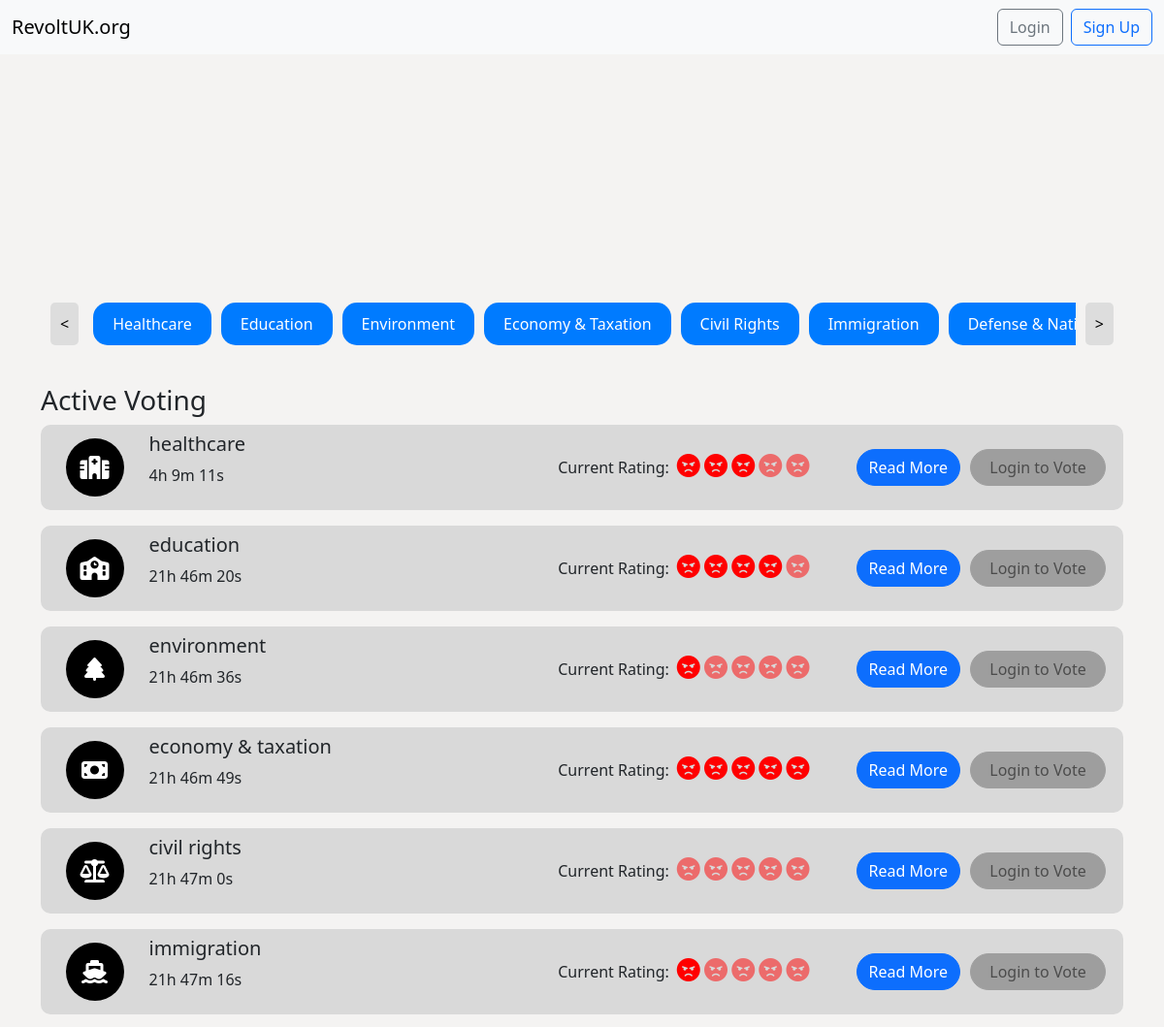
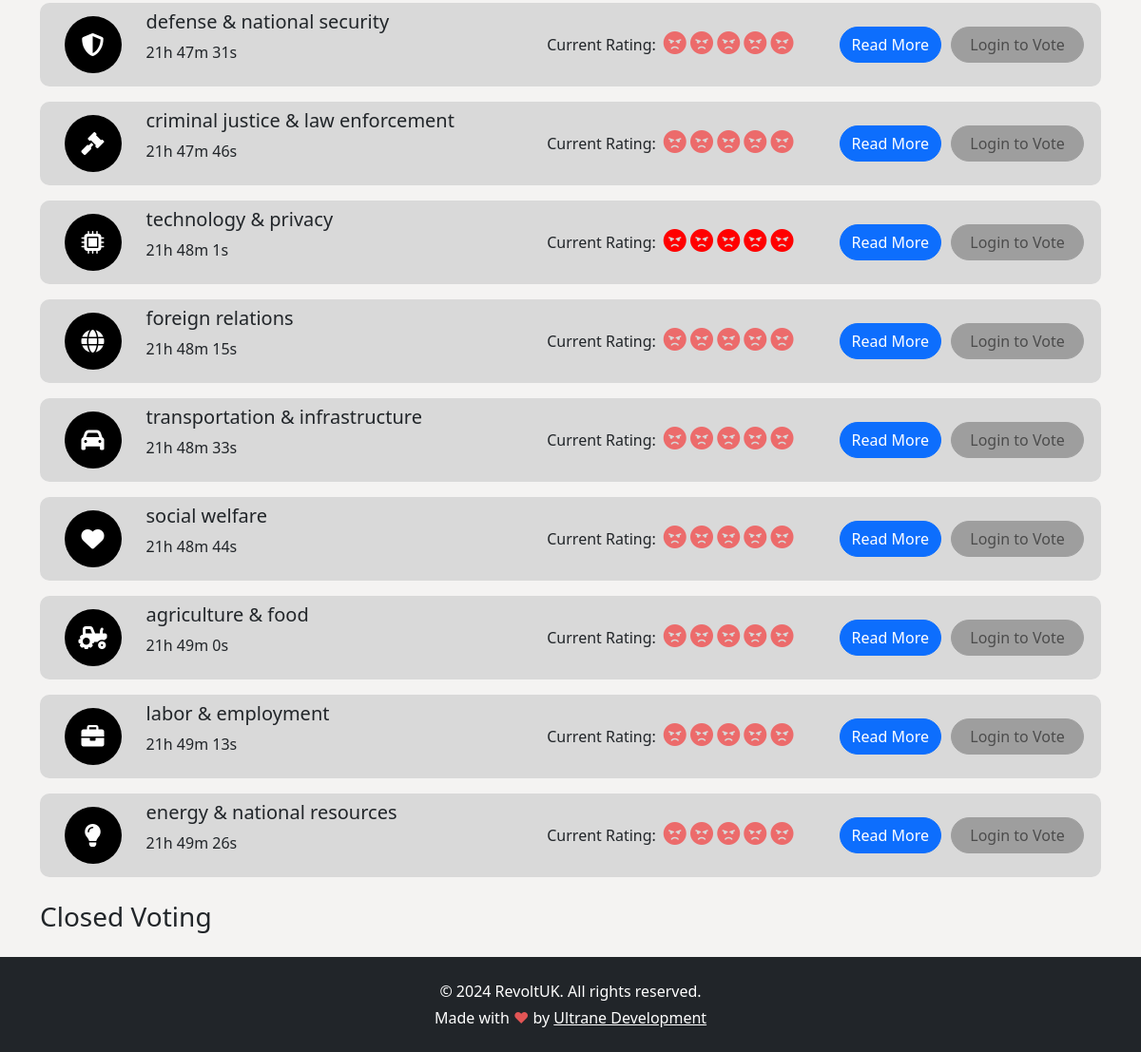
The page / on the database its author committed (2 pictures, top to bottom).
### revoltUK/models.py (models this page shows, shortened)
class Category(models.Model):
    name = models.CharField(max_length=100)

class VotingSession(models.Model):
    legislation = models.OneToOneField(Legislation, on_delete=models.CASCADE)
    start_time = models.DateTimeField(default=timezone.now)
    end_time = models.DateTimeField()
    votes = models.ManyToManyField(User, through='Vote', related_name='votes')

class Legislation(models.Model):
    title = models.CharField(max_length=200)
    description = models.TextField()
    category = models.ForeignKey(Category, on_delete=models.CASCADE)
    created_at = models.DateTimeField(auto_now_add=True)  # Ensure this line exists

### revoltUK/views.py (the view)
# urls.py: path('', views.home, name='home'),
def home(request):
    categories = Category.objects.all()
    current_time = timezone.now()
    active_sessions = VotingSession.objects.filter(start_time__lte=current_time, end_time__gte=current_time).select_related('legislation__category')
    closed_sessions = VotingSession.objects.filter(end_time__lt=current_time)
    session_ratings = {}
    for session in active_sessions:
        votes = Vote.objects.filter(session=session)
        total_votes = votes.count()
        print(f"Session ID: {session.id}, Total Votes: {total_votes}")  # Debug output
        if total_votes > 0:
            avg_rating = votes.aggregate(Avg('rating'))['rating__avg']
            session_ratings[session.id] = avg_rating
        else:
            session_ratings[session.id] = 0  # No votes, set rating to 0
    print(f"Session Ratings: {session_ratings}")  # Debug output
    return render(request, 'index.html', {
        'categories': categories,
        'active_sessions': active_sessions,
        'closed_sessions': closed_sessions,
        'session_ratings': session_ratings,  # Pass session ratings
    })

### revoltUK/templatetags/custom_filters.py (called while the page is built)
@register.filter
def get_item(dictionary, key):
    return dictionary.get(key)

### revoltUK/templates/index.html (shortened to what this page needs)
<!DOCTYPE html>
<html lang="en">
<head>
    {% load static %}
    {% load custom_filters %}
    <link href="https://cdn.jsdelivr.net/npm/bootstrap@5.3.0-alpha3/dist/css/bootstrap.min.css" rel="stylesheet">
    <link rel="stylesheet" href="{% static 'revoltUK/css/styles.css' %}">
    <link rel="stylesheet" href="https://cdnjs.cloudflare.com/ajax/libs/font-awesome/6.0.0-beta3/css/all.min.css">
</head>
<body>
<nav class="navbar navbar-light bg-light">
    <div class="container-fluid">
        <a class="navbar-brand" href="#">RevoltUK.org</a>
        <div class="ms-auto d-flex align-items-center">
            {% if user.is_authenticated %}
            <form action="{% url 'logout' %}" method="post" style="display: inline;">
                {% csrf_token %}
                <button type="submit" class="btn btn-outline-secondary me-2">Sign Out</button>
            </form>
            {% else %}
            <button class="btn btn-outline-secondary me-2" type="button" data-bs-toggle="modal" data-bs-target="#loginModal">Login</button>
            <button class="btn btn-outline-primary" type="button" data-bs-toggle="modal" data-bs-target="#signupModal">Sign Up</button>
            {% endif %}
        </div>
    </div>
</nav>
<div class="container my-4">
    <iframe src="https://widget.tagembed.com/164865?view" style=" width:100%;height:300px;overflow: auto;" frameborder="0" allowtransparency="true"></iframe>
    <div class="category-carousel">
        <button class="prev-btn">&lt;</button>
        <div class="categories-wrapper">
            <div class="category-buttons">
                {% for category in categories %}
                <button class="category-btn">{{ category.name }}</button>
                {% endfor %}
            </div>
        </div>
        <button class="next-btn">&gt;</button>
    </div>
<div class="voting-section-two">
    <h3>Active Voting</h3>
    {% for session in active_sessions %}
    <div class="d-flex justify-content-between align-items-center p-2 mb-3" style="background-color: #D9D9D9; border-radius: 10px;">
        <div class="d-flex align-items-center">
            <div class="profile-circle" data-category="{{ session.legislation.category.name }}">
                <div class="icon"></div>
            </div>
            <div class="ms-3">
                <h5>{{ session.legislation.title }}</h5>
                <p id="timer-{{ forloop.counter }}">{{ session.end_time|date:"H:i:s" }}</p>
            </div>
        </div>
        <div class="d-flex align-items-center">
            <div class="me-2">
                <p class="mb-0">Current Rating:</p>
            </div>
            <div class="rating-icons me-5">
                {% with average_rating=session_ratings|get_item:session.id|default:0 %}
                    {% for i in "12345" %}
                        {% if i|add:"0" <= average_rating %}
                            <i class="fa-solid fa-face-angry" style="color: red; opacity: 1; font-size: 24px;"></i>
                        {% else %}
                            <i class="fa-solid fa-face-angry" style="color: red; opacity: 0.5; font-size: 24px;"></i>
                        {% endif %}
                    {% endfor %}
                {% endwith %}
            </div>
            <button class="btn btn-primary readmore-btn" data-bs-toggle="modal" data-bs-target="#readMoreModal">Read More</button>
            {% if user.is_authenticated %}
            <button class="btn btn-primary vote-btn" data-bs-toggle="modal" data-bs-target="#voteModal" data-session-id="{{ session.id }}" onclick="setSelectedSessionId({{ session.id }})">Vote</button>
            {% else %}
            <button class="btn btn-primary vote-btn disabled" title="You must log in to vote.">Login to Vote</button>
            {% endif %}
        </div>
    </div>
    {% endfor %}
</div>
<h3>Closed Voting</h3>
</div>
<footer class="bg-dark text-center text-white py-4">
    <div class="container-fluid">
        <p class="mb-1">&copy; 2024 RevoltUK. All rights reserved.</p>
        <p class="mb-0">
            Made with <span style="color: #e25555;">&#9829;</span> by
            <a href="https://ultranedevelopment.co.uk" class="text-white" target="_blank">Ultrane Development</a>
        </p>
    </div>
</footer>
</body>
</html>

### revoltUK/static/revoltUK/css/styles.css (style rules this page uses)
body { background-color: #F4F3F2 !important; }
.voting-section-two { border-radius: 10px; margin-bottom: 25px; margin-top: 30px; }
.vote-btn { background-color: #0d6efd; color: white; border-radius: 40px; width: 100px !important; margin-right: 10px; transition: ease 0.5s; margin-left: 10px; }
.vote-btn.disabled { background-color: grey; color: black; border-color: grey; width: 140px !important; }
.readmore-btn { border-radius: 40px; transition: ease 0.5s; }
.profile-circle { width: 60px; height: 60px; border-radius: 50%; background-color: #000; display: flex; justify-content: center; align-items: center; margin-right: 10px; margin-left: 17.5px; }
.profile-circle .icon { font-size: 24px; color: #fff; line-height: 0; }
.category-carousel { display: flex; align-items: center; position: relative; width: 100%; margin-top: -7.5%; }
.categories-wrapper { display: flex; overflow: hidden; width: 100%; }
.category-buttons { display: flex; transition: transform 0.3s ease; }
.category-btn { background-color: #007bff; color: white; border: none; border-radius: 15px; padding: 10px 20px; margin: 5px; cursor: pointer; flex: 0 0 auto; }
.prev-btn, .next-btn { background-color: #ddd; border: none; border-radius: 5px; padding: 10px; cursor: pointer; margin: 10px; }
footer { position: relative; left: 0; right: 0; width: 100%; margin: 0; }

### rows shown on the page
Category: name "Healthcare"
Category: name "Education"
Category: name "Environment"
Category: name "Economy & Taxation"
Category: name "Civil Rights"
Category: name "Immigration"
Category: name "Defense &…"
VotingSession: legislation "healthcare"
VotingSession: legislation "education"
VotingSession: legislation "environment"
VotingSession: legislation "economy & taxation"
VotingSession: legislation "civil rights"
VotingSession: legislation "immigration"
VotingSession: legislation "defense & national security"
VotingSession: legislation "criminal justice & law enforcement"
VotingSession: legislation "technology & privacy"
VotingSession: legislation "foreign relations"
VotingSession: legislation "transportation & infrastructure"
VotingSession: legislation "social welfare"
VotingSession: legislation "agriculture & food"
VotingSession: legislation "labor & employment"
VotingSession: legislation "energy & national resources"
